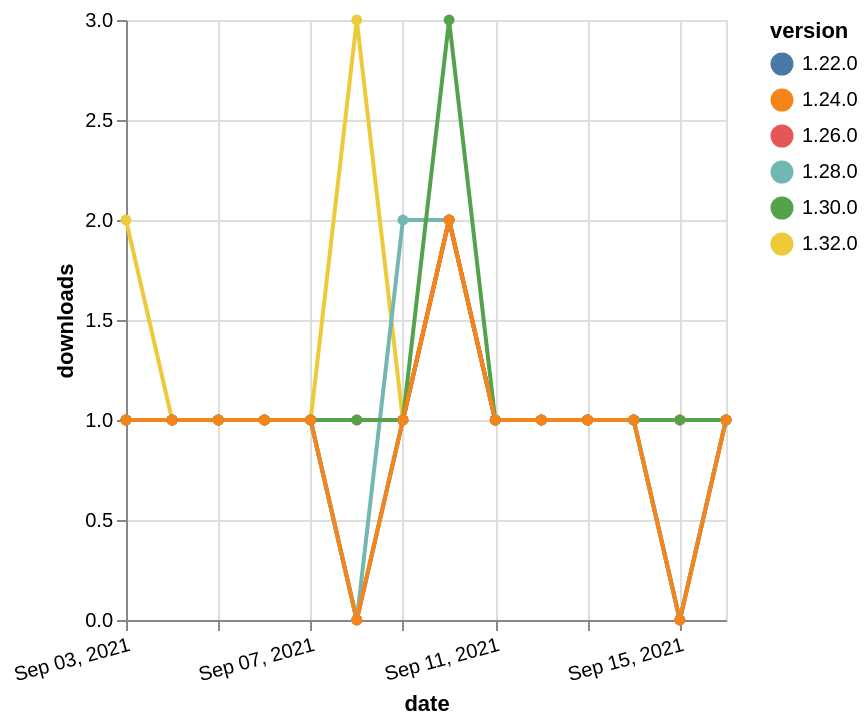

The Vega-Lite source for this figure:
### Vega-Lite specification from a JSON file in a GitHub repository (floating-point values rounded to 4 significant figures)
{"$schema": "https://vega.github.io/schema/vega-lite/v5.json", "description": "A simple bar chart with embedded data.", "data": {"values": [{"date": "2021-09-03", "total": 119, "delta": 2, "version": "1.32.0"}, {"date": "2021-09-04", "total": 120, "delta": 1, "version": "1.32.0"}, {"date": "2021-09-05", "total": 121, "delta": 1, "version": "1.32.0"}, {"date": "2021-09-06", "total": 122, "delta": 1, "version": "1.32.0"}, {"date": "2021-09-07", "total": 123, "delta": 1, "version": "1.32.0"}, {"date": "2021-09-08", "total": 126, "delta": 3, "version": "1.32.0"}, {"date": "2021-09-09", "total": 127, "delta": 1, "version": "1.32.0"}, {"date": "2021-09-10", "total": 129, "delta": 2, "version": "1.32.0"}, {"date": "2021-09-11", "total": 130, "delta": 1, "version": "1.32.0"}, {"date": "2021-09-12", "total": 131, "delta": 1, "version": "1.32.0"}, {"date": "2021-09-13", "total": 132, "delta": 1, "version": "1.32.0"}, {"date": "2021-09-14", "total": 133, "delta": 1, "version": "1.32.0"}, {"date": "2021-09-15", "total": 134, "delta": 1, "version": "1.32.0"}, {"date": "2021-09-16", "total": 135, "delta": 1, "version": "1.32.0"}, {"date": "2021-09-03", "total": 237, "delta": 1, "version": "1.22.0"}, {"date": "2021-09-04", "total": 238, "delta": 1, "version": "1.22.0"}, {"date": "2021-09-05", "total": 239, "delta": 1, "version": "1.22.0"}, {"date": "2021-09-06", "total": 240, "delta": 1, "version": "1.22.0"}, {"date": "2021-09-07", "total": 241, "delta": 1, "version": "1.22.0"}, {"date": "2021-09-08", "total": 241, "delta": 0, "version": "1.22.0"}, {"date": "2021-09-09", "total": 242, "delta": 1, "version": "1.22.0"}, {"date": "2021-09-10", "total": 244, "delta": 2, "version": "1.22.0"}, {"date": "2021-09-11", "total": 245, "delta": 1, "version": "1.22.0"}, {"date": "2021-09-12", "total": 246, "delta": 1, "version": "1.22.0"}, {"date": "2021-09-13", "total": 247, "delta": 1, "version": "1.22.0"}, {"date": "2021-09-14", "total": 248, "delta": 1, "version": "1.22.0"}, {"date": "2021-09-15", "total": 248, "delta": 0, "version": "1.22.0"}, {"date": "2021-09-16", "total": 249, "delta": 1, "version": "1.22.0"}, {"date": "2021-09-03", "total": 150, "delta": 1, "version": "1.28.0"}, {"date": "2021-09-04", "total": 151, "delta": 1, "version": "1.28.0"}, {"date": "2021-09-05", "total": 152, "delta": 1, "version": "1.28.0"}, {"date": "2021-09-06", "total": 153, "delta": 1, "version": "1.28.0"}, {"date": "2021-09-07", "total": 154, "delta": 1, "version": "1.28.0"}, {"date": "2021-09-08", "total": 154, "delta": 0, "version": "1.28.0"}, {"date": "2021-09-09", "total": 156, "delta": 2, "version": "1.28.0"}, {"date": "2021-09-10", "total": 158, "delta": 2, "version": "1.28.0"}, {"date": "2021-09-11", "total": 159, "delta": 1, "version": "1.28.0"}, {"date": "2021-09-12", "total": 160, "delta": 1, "version": "1.28.0"}, {"date": "2021-09-13", "total": 161, "delta": 1, "version": "1.28.0"}, {"date": "2021-09-14", "total": 162, "delta": 1, "version": "1.28.0"}, {"date": "2021-09-15", "total": 162, "delta": 0, "version": "1.28.0"}, {"date": "2021-09-16", "total": 163, "delta": 1, "version": "1.28.0"}, {"date": "2021-09-03", "total": 172, "delta": 1, "version": "1.26.0"}, {"date": "2021-09-04", "total": 173, "delta": 1, "version": "1.26.0"}, {"date": "2021-09-05", "total": 174, "delta": 1, "version": "1.26.0"}, {"date": "2021-09-06", "total": 175, "delta": 1, "version": "1.26.0"}, {"date": "2021-09-07", "total": 176, "delta": 1, "version": "1.26.0"}, {"date": "2021-09-08", "total": 177, "delta": 1, "version": "1.26.0"}, {"date": "2021-09-09", "total": 178, "delta": 1, "version": "1.26.0"}, {"date": "2021-09-10", "total": 180, "delta": 2, "version": "1.26.0"}, {"date": "2021-09-11", "total": 181, "delta": 1, "version": "1.26.0"}, {"date": "2021-09-12", "total": 182, "delta": 1, "version": "1.26.0"}, {"date": "2021-09-13", "total": 183, "delta": 1, "version": "1.26.0"}, {"date": "2021-09-14", "total": 184, "delta": 1, "version": "1.26.0"}, {"date": "2021-09-15", "total": 185, "delta": 1, "version": "1.26.0"}, {"date": "2021-09-16", "total": 186, "delta": 1, "version": "1.26.0"}, {"date": "2021-09-03", "total": 168, "delta": 1, "version": "1.30.0"}, {"date": "2021-09-04", "total": 169, "delta": 1, "version": "1.30.0"}, {"date": "2021-09-05", "total": 170, "delta": 1, "version": "1.30.0"}, {"date": "2021-09-06", "total": 171, "delta": 1, "version": "1.30.0"}, {"date": "2021-09-07", "total": 172, "delta": 1, "version": "1.30.0"}, {"date": "2021-09-08", "total": 173, "delta": 1, "version": "1.30.0"}, {"date": "2021-09-09", "total": 174, "delta": 1, "version": "1.30.0"}, {"date": "2021-09-10", "total": 177, "delta": 3, "version": "1.30.0"}, {"date": "2021-09-11", "total": 178, "delta": 1, "version": "1.30.0"}, {"date": "2021-09-12", "total": 179, "delta": 1, "version": "1.30.0"}, {"date": "2021-09-13", "total": 180, "delta": 1, "version": "1.30.0"}, {"date": "2021-09-14", "total": 181, "delta": 1, "version": "1.30.0"}, {"date": "2021-09-15", "total": 182, "delta": 1, "version": "1.30.0"}, {"date": "2021-09-16", "total": 183, "delta": 1, "version": "1.30.0"}, {"date": "2021-09-03", "total": 188, "delta": 1, "version": "1.24.0"}, {"date": "2021-09-04", "total": 189, "delta": 1, "version": "1.24.0"}, {"date": "2021-09-05", "total": 190, "delta": 1, "version": "1.24.0"}, {"date": "2021-09-06", "total": 191, "delta": 1, "version": "1.24.0"}, {"date": "2021-09-07", "total": 192, "delta": 1, "version": "1.24.0"}, {"date": "2021-09-08", "total": 192, "delta": 0, "version": "1.24.0"}, {"date": "2021-09-09", "total": 193, "delta": 1, "version": "1.24.0"}, {"date": "2021-09-10", "total": 195, "delta": 2, "version": "1.24.0"}, {"date": "2021-09-11", "total": 196, "delta": 1, "version": "1.24.0"}, {"date": "2021-09-12", "total": 197, "delta": 1, "version": "1.24.0"}, {"date": "2021-09-13", "total": 198, "delta": 1, "version": "1.24.0"}, {"date": "2021-09-14", "total": 199, "delta": 1, "version": "1.24.0"}, {"date": "2021-09-15", "total": 199, "delta": 0, "version": "1.24.0"}, {"date": "2021-09-16", "total": 200, "delta": 1, "version": "1.24.0"}]}, "width": "container", "mark": {"type": "line", "point": {"filled": true}}, "encoding": {"x": {"field": "date", "type": "temporal", "timeUnit": "yearmonthdate", "title": "date", "axis": {"labelAngle": -15}}, "y": {"field": "delta", "type": "quantitative", "title": "downloads"}, "color": {"field": "version", "type": "nominal"}, "tooltip": {"field": "delta"}}}
